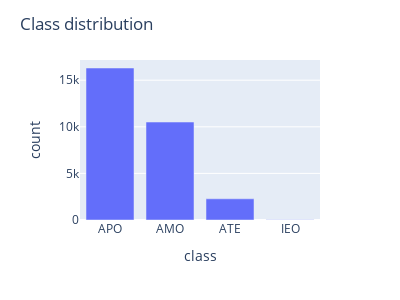

Here is the notebook cell this chart was saved with:
### Code cell
fig = px.bar(classes, labels={'index':'class', 'value':'count'})
fig.update_layout(width=400, height=300, showlegend=False, title='Class distribution')
fig.show()

### Figure 1 — Plotly figure (JSON) as saved in the notebook; plotly's stock layout.template omitted (floating-point values rounded to 4 significant figures)
{"data": [{"alignmentgroup": "True", "hovertemplate": "variable=class<br>class=%{x}<br>count=%{y}<extra></extra>", "legendgroup": "class", "marker": {"color": "#636efa", "pattern": {"shape": ""}}, "name": "class", "offsetgroup": "class", "orientation": "v", "showlegend": true, "textposition": "auto", "type": "bar", "x": ["APO", "AMO", "ATE", "IEO"], "xaxis": "x", "y": [16308, 10509, 2273, 28], "yaxis": "y"}], "layout": {"barmode": "relative", "height": 300, "legend": {"title": {"text": "variable"}, "tracegroupgap": 0}, "margin": {"t": 60}, "showlegend": false, "title": {"text": "Class distribution"}, "width": 400, "xaxis": {"anchor": "y", "domain": [0, 1], "title": {"text": "class"}}, "yaxis": {"anchor": "x", "domain": [0, 1], "title": {"text": "count"}}}}
